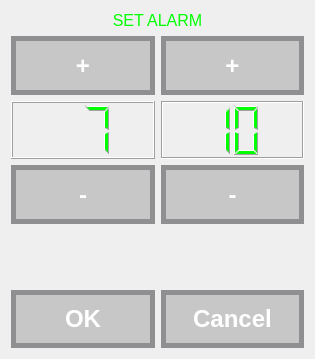
<?xml version="1.0" encoding="UTF-8"?>
<ui version="4.0">
 <class>setAlarm</class>
 <widget class="QDialog" name="setAlarm">
  <property name="geometry">
   <rect>
    <x>0</x>
    <y>0</y>
    <width>315</width>
    <height>359</height>
   </rect>
  </property>
  <property name="sizePolicy">
   <sizepolicy hsizetype="Ignored" vsizetype="Ignored">
    <horstretch>0</horstretch>
    <verstretch>0</verstretch>
   </sizepolicy>
  </property>
  <property name="maximumSize">
   <size>
    <width>315</width>
    <height>359</height>
   </size>
  </property>
  <property name="windowTitle">
   <string>Dialog</string>
  </property>
  <property name="styleSheet">
   <string notr="true"/>
  </property>
  <layout class="QVBoxLayout" name="verticalLayout">
   <item>
    <widget class="QLabel" name="label">
     <property name="sizePolicy">
      <sizepolicy hsizetype="Expanding" vsizetype="Minimum">
       <horstretch>0</horstretch>
       <verstretch>0</verstretch>
      </sizepolicy>
     </property>
     <property name="font">
      <font>
       <pointsize>12</pointsize>
      </font>
     </property>
     <property name="styleSheet">
      <string notr="true">background-color: rgba(0, 0, 0, 0);
border: none ;
color: rgb(0, 255, 0);</string>
     </property>
     <property name="text">
      <string>SET ALARM</string>
     </property>
     <property name="alignment">
      <set>Qt::AlignBottom|Qt::AlignHCenter</set>
     </property>
    </widget>
   </item>
   <item>
    <layout class="QHBoxLayout" name="horizontalLayout">
     <item>
      <widget class="myButton" name="b_hourUp">
       <property name="sizePolicy">
        <sizepolicy hsizetype="Expanding" vsizetype="Expanding">
         <horstretch>0</horstretch>
         <verstretch>0</verstretch>
        </sizepolicy>
       </property>
       <property name="font">
        <font>
         <pointsize>18</pointsize>
         <weight>75</weight>
         <bold>true</bold>
        </font>
       </property>
       <property name="styleSheet">
        <string notr="true">QPushButton {
background-color: rgb(158, 158, 158,125);
 border: 5px solid #8f8f91;
border-radius: 0px;
color:white;
}
QPushButton:pressed {
border:none;
}</string>
       </property>
       <property name="text">
        <string> + </string>
       </property>
      </widget>
     </item>
     <item>
      <widget class="myButton" name="b_minutesUp">
       <property name="sizePolicy">
        <sizepolicy hsizetype="Expanding" vsizetype="Expanding">
         <horstretch>0</horstretch>
         <verstretch>0</verstretch>
        </sizepolicy>
       </property>
       <property name="font">
        <font>
         <pointsize>18</pointsize>
         <weight>75</weight>
         <bold>true</bold>
        </font>
       </property>
       <property name="styleSheet">
        <string notr="true">QPushButton {
background-color: rgb(158, 158, 158,125);
 border: 5px solid #8f8f91;
border-radius: 0px;
color:white;
}
QPushButton:pressed {
border:none;
}</string>
       </property>
       <property name="text">
        <string> + </string>
       </property>
       <property name="iconSize">
        <size>
         <width>20</width>
         <height>20</height>
        </size>
       </property>
      </widget>
     </item>
    </layout>
   </item>
   <item>
    <layout class="QHBoxLayout" name="horizontalLayout_2">
     <item>
      <widget class="QLCDNumber" name="lcd_hour">
       <property name="sizePolicy">
        <sizepolicy hsizetype="Expanding" vsizetype="Expanding">
         <horstretch>0</horstretch>
         <verstretch>0</verstretch>
        </sizepolicy>
       </property>
       <property name="autoFillBackground">
        <bool>false</bool>
       </property>
       <property name="styleSheet">
        <string notr="true">color: rgb(0, 255, 0);</string>
       </property>
       <property name="frameShape">
        <enum>QFrame::Box</enum>
       </property>
       <property name="frameShadow">
        <enum>QFrame::Raised</enum>
       </property>
       <property name="digitCount">
        <number>2</number>
       </property>
       <property name="segmentStyle">
        <enum>QLCDNumber::Filled</enum>
       </property>
       <property name="value" stdset="0">
        <double>7.000000000000000</double>
       </property>
       <property name="intValue" stdset="0">
        <number>7</number>
       </property>
      </widget>
     </item>
     <item>
      <widget class="QLCDNumber" name="lcd_minutes">
       <property name="sizePolicy">
        <sizepolicy hsizetype="Expanding" vsizetype="Expanding">
         <horstretch>0</horstretch>
         <verstretch>0</verstretch>
        </sizepolicy>
       </property>
       <property name="autoFillBackground">
        <bool>false</bool>
       </property>
       <property name="styleSheet">
        <string notr="true">color: rgb(0, 255, 0);</string>
       </property>
       <property name="frameShape">
        <enum>QFrame::Box</enum>
       </property>
       <property name="frameShadow">
        <enum>QFrame::Sunken</enum>
       </property>
       <property name="digitCount">
        <number>2</number>
       </property>
       <property name="intValue" stdset="0">
        <number>10</number>
       </property>
      </widget>
     </item>
    </layout>
   </item>
   <item>
    <layout class="QHBoxLayout" name="horizontalLayout_3">
     <item>
      <widget class="myButton" name="b_hourDown">
       <property name="sizePolicy">
        <sizepolicy hsizetype="Expanding" vsizetype="Expanding">
         <horstretch>0</horstretch>
         <verstretch>0</verstretch>
        </sizepolicy>
       </property>
       <property name="font">
        <font>
         <pointsize>18</pointsize>
         <weight>75</weight>
         <bold>true</bold>
        </font>
       </property>
       <property name="styleSheet">
        <string notr="true">QPushButton {
background-color: rgb(158, 158, 158,125);
 border: 5px solid #8f8f91;
border-radius: 0px;
color:white;
}
QPushButton:pressed {
border:none;
}</string>
       </property>
       <property name="text">
        <string> - </string>
       </property>
       <property name="iconSize">
        <size>
         <width>20</width>
         <height>20</height>
        </size>
       </property>
      </widget>
     </item>
     <item>
      <widget class="myButton" name="b_minutesDown">
       <property name="sizePolicy">
        <sizepolicy hsizetype="Expanding" vsizetype="Expanding">
         <horstretch>0</horstretch>
         <verstretch>0</verstretch>
        </sizepolicy>
       </property>
       <property name="font">
        <font>
         <pointsize>18</pointsize>
         <weight>75</weight>
         <bold>true</bold>
        </font>
       </property>
       <property name="styleSheet">
        <string notr="true">QPushButton {
background-color: rgb(158, 158, 158,125);
 border: 5px solid #8f8f91;
border-radius: 0px;
color:white;
}
QPushButton:pressed {
border:none;
}</string>
       </property>
       <property name="text">
        <string> - </string>
       </property>
       <property name="iconSize">
        <size>
         <width>20</width>
         <height>20</height>
        </size>
       </property>
      </widget>
     </item>
    </layout>
   </item>
   <item>
    <spacer name="horizontalSpacer">
     <property name="orientation">
      <enum>Qt::Horizontal</enum>
     </property>
     <property name="sizeHint" stdset="0">
      <size>
       <width>40</width>
       <height>20</height>
      </size>
     </property>
    </spacer>
   </item>
   <item>
    <spacer name="verticalSpacer">
     <property name="orientation">
      <enum>Qt::Vertical</enum>
     </property>
     <property name="sizeType">
      <enum>QSizePolicy::Ignored</enum>
     </property>
     <property name="sizeHint" stdset="0">
      <size>
       <width>20</width>
       <height>40</height>
      </size>
     </property>
    </spacer>
   </item>
   <item>
    <layout class="QHBoxLayout" name="horizontalLayout_4">
     <item>
      <widget class="myButton" name="b_ok">
       <property name="sizePolicy">
        <sizepolicy hsizetype="Expanding" vsizetype="Expanding">
         <horstretch>0</horstretch>
         <verstretch>0</verstretch>
        </sizepolicy>
       </property>
       <property name="font">
        <font>
         <pointsize>18</pointsize>
         <weight>75</weight>
         <italic>false</italic>
         <bold>true</bold>
        </font>
       </property>
       <property name="styleSheet">
        <string notr="true">QPushButton {
background-color: rgb(158, 158, 158,125);
 border: 5px solid #8f8f91;
border-radius: 0px;
color:white;
}
QPushButton:pressed {
border:none;
}</string>
       </property>
       <property name="text">
        <string>  OK  </string>
       </property>
      </widget>
     </item>
     <item>
      <widget class="myButton" name="b_cancel">
       <property name="sizePolicy">
        <sizepolicy hsizetype="Expanding" vsizetype="Expanding">
         <horstretch>0</horstretch>
         <verstretch>0</verstretch>
        </sizepolicy>
       </property>
       <property name="font">
        <font>
         <pointsize>18</pointsize>
         <weight>75</weight>
         <italic>false</italic>
         <bold>true</bold>
        </font>
       </property>
       <property name="styleSheet">
        <string notr="true">QPushButton {
background-color: rgb(158, 158, 158,125);
 border: 5px solid #8f8f91;
border-radius: 0px;
color:white;
}
QPushButton:pressed {
border:none;
}</string>
       </property>
       <property name="text">
        <string>Cancel</string>
       </property>
      </widget>
     </item>
    </layout>
   </item>
  </layout>
 </widget>
 <customwidgets>
  <customwidget>
   <class>myButton</class>
   <extends>QPushButton</extends>
   <header location="global">mybutton/mybutton.h</header>
  </customwidget>
 </customwidgets>
 <resources/>
 <connections>
  <connection>
   <sender>b_ok</sender>
   <signal>clicked()</signal>
   <receiver>setAlarm</receiver>
   <slot>close()</slot>
   <hints>
    <hint type="sourcelabel">
     <x>78</x>
     <y>316</y>
    </hint>
    <hint type="destinationlabel">
     <x>106</x>
     <y>251</y>
    </hint>
   </hints>
  </connection>
  <connection>
   <sender>b_cancel</sender>
   <signal>clicked()</signal>
   <receiver>setAlarm</receiver>
   <slot>close()</slot>
   <hints>
    <hint type="sourcelabel">
     <x>275</x>
     <y>318</y>
    </hint>
    <hint type="destinationlabel">
     <x>296</x>
     <y>251</y>
    </hint>
   </hints>
  </connection>
 </connections>
</ui>
